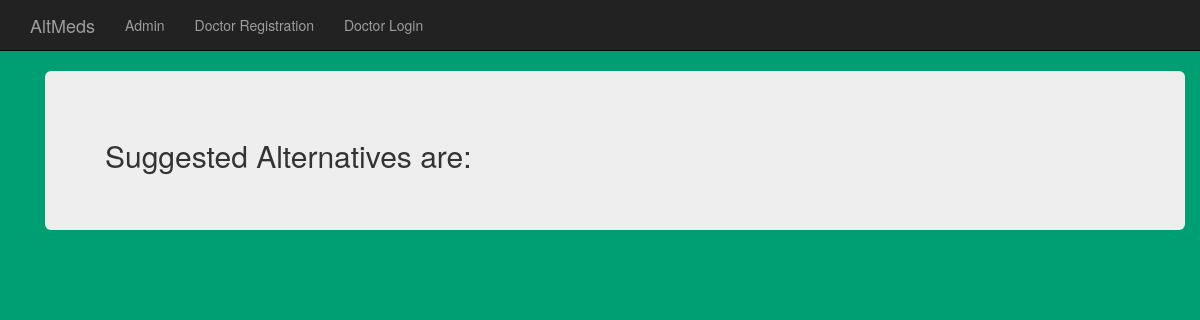
The app's page /core/headache/, older data.
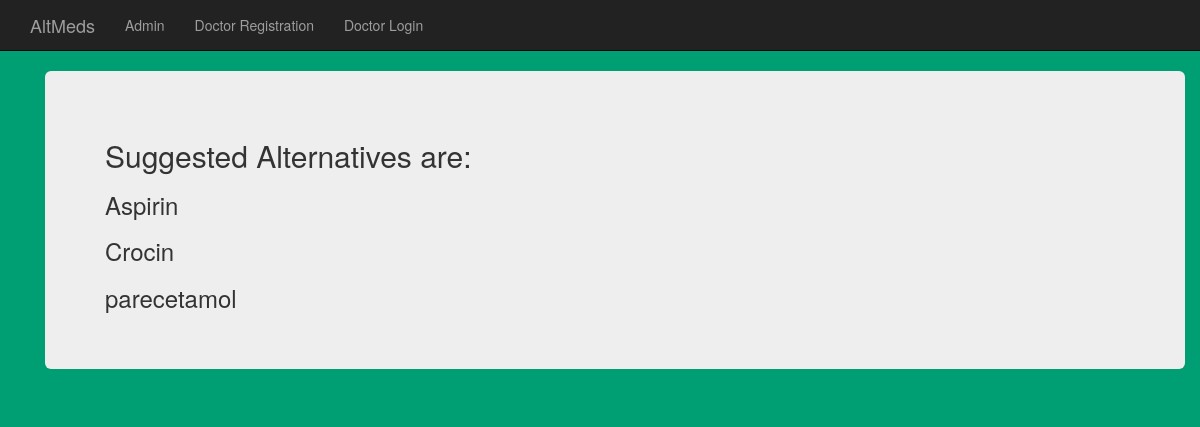
The same page, newer data.
### core/models.py (models this page shows)
class headache(models.Model):
    name=models.CharField(max_length=200,null=True,blank=True)
    def __str__(self):
        return self.name

### core/views.py (the view)
def headache1(request):
    a=headache.objects.all()
    if request.method=='POST':
        add=request.POST.get('add')
        d=headache(name=add)
        d.save()
        a=headache.objects.all()
        return render(request,'headache.html',{'medicine':a})
    else:
        return render(request,'headache.html',{'medicine':a})

### templates/headache.html (shortened to what this page needs)
{% extends 'base.html' %}
{% block body_block %}
  <div class="container">
      <div class="jumbotron">
        <h2>
          Suggested Alternatives are:
        </h2>
        {% for i in medicine%}
        <h3>{{ i }}</h3>
        {% endfor %}
      </div>
  </div>
{% endblock %}

### templates/base.html (shortened to what this page needs)
<!DOCTYPE html>
<html>
  <head>
    <link rel="stylesheet" href="https://maxcdn.bootstrapcdn.com/bootstrap/3.3.7/css/bootstrap.min.css"></head>
  <body>
    <nav class="navbar navbar-default navbar-static-top navbar-inverse">
      <div class="container">
        <ul class="nav navbar-nav">
          <li><a class="navbar-brand" href="{% url 'index' %}">AltMeds</a></li>
          <li><a class="navbar-link" href="{% url 'admin:index' %}">Admin</a></li>
          <li><a class="navbar-link" href="{% url 'core:register' %}">Doctor Registration</a></li>
          {% if user.is_authenticated %}
            <li><a href="{% url 'logout' %}">Logout</a></li>
          {% else %}
            <li><a class="navbar-link" href="{% url 'core:user_login' %}">Doctor Login</a></li>
          {% endif %}</ul>
      </div>
    </nav>
    <div class="container">
    {% block body_block %}
    {% endblock %}
    </div>
  </body>
</html>

### templates/base.html (style rules this page uses)
body { background-color: #009e73; }

Row changes from the older to the newer data that the page shows:
added headache: name "Aspirin"
added headache: name "Crocin"
added headache: name "parecetamol"
